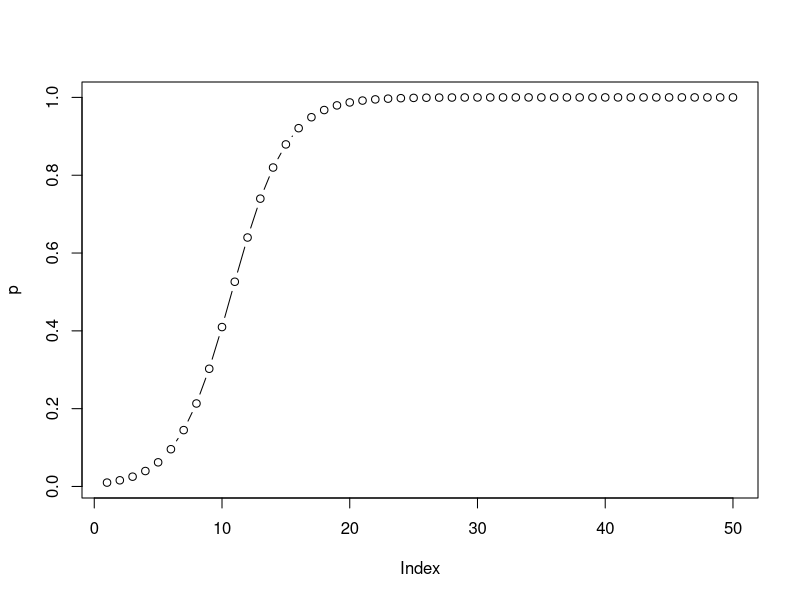
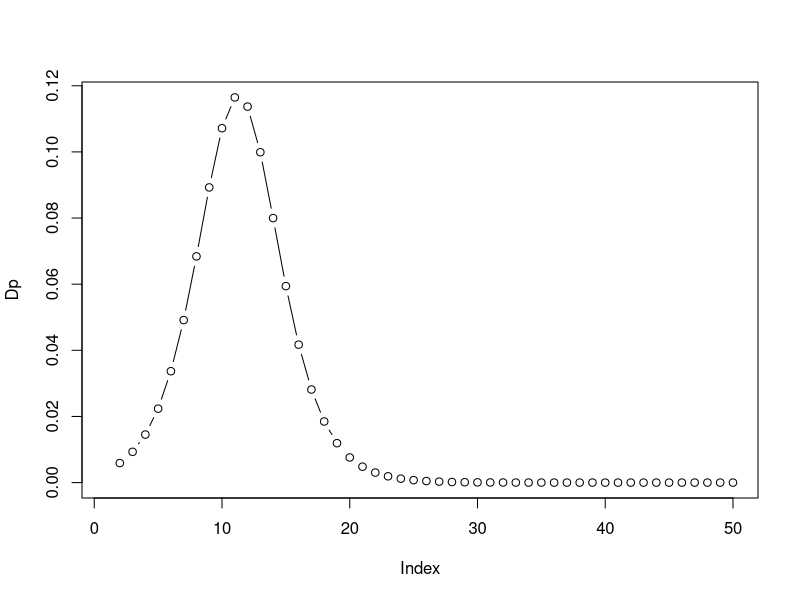

These figures' R source, in order:
# define recursion function
pprime <- function( p , VA=0.8 , VB=0.5 ) p*VA / ( p*VA + (1-p)*VB )

# iterate
( pp <- pprime( 0.1 ) )
# repeat the following line to iterate
( pp <- pprime( pp ) )

# now plot the time trend
p <- rep(NA,50)
p[1] <- 0.01
for ( i in 2:50 ) p[i] <- pprime( p[i-1] )
plot( p , type="b" )

# now plot the change in p in each generation
Dp <- rep(NA,50)
for ( i in 2:50 ) Dp[i] <- p[i] - p[i-1]
plot( Dp , type="b" )
